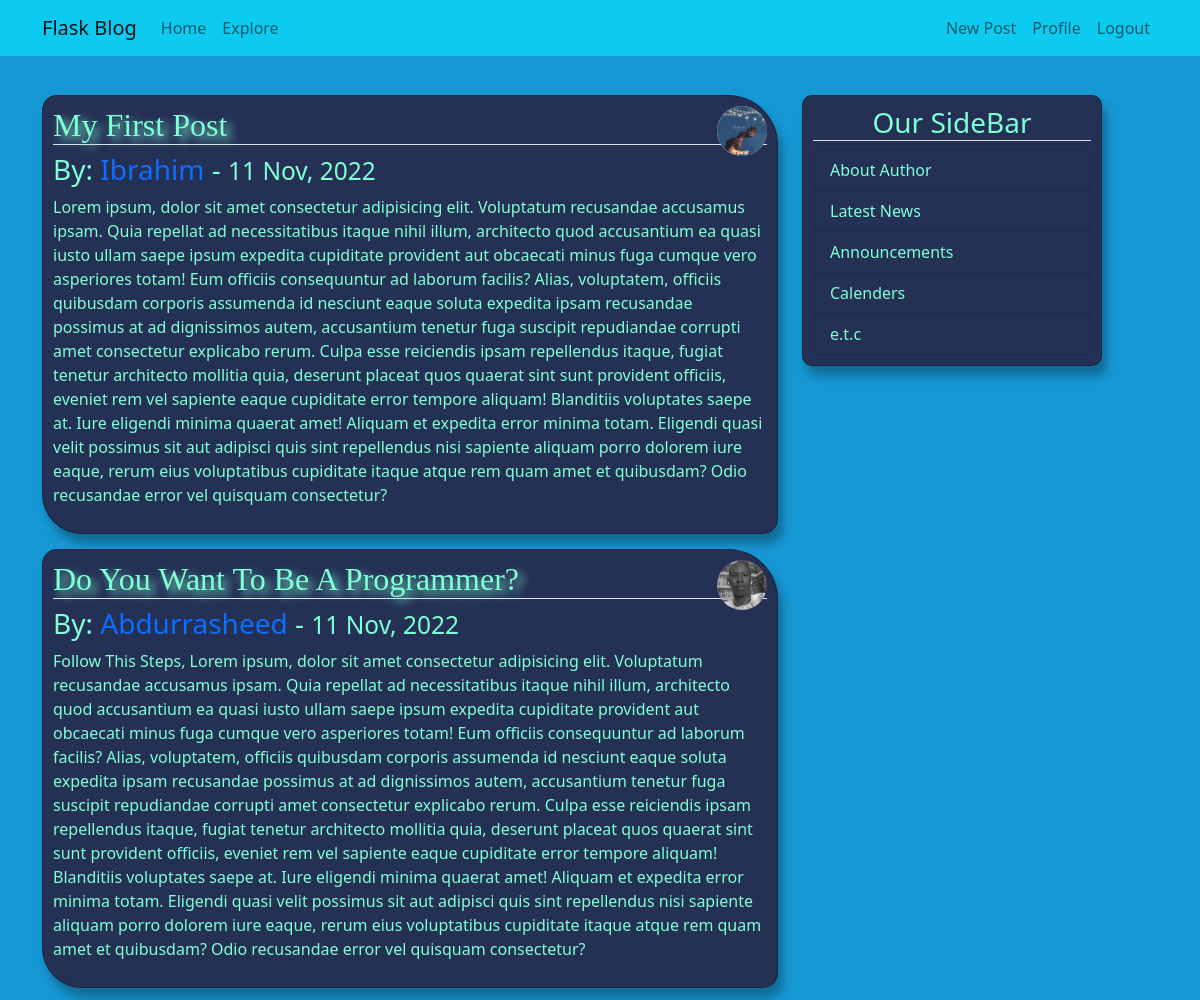
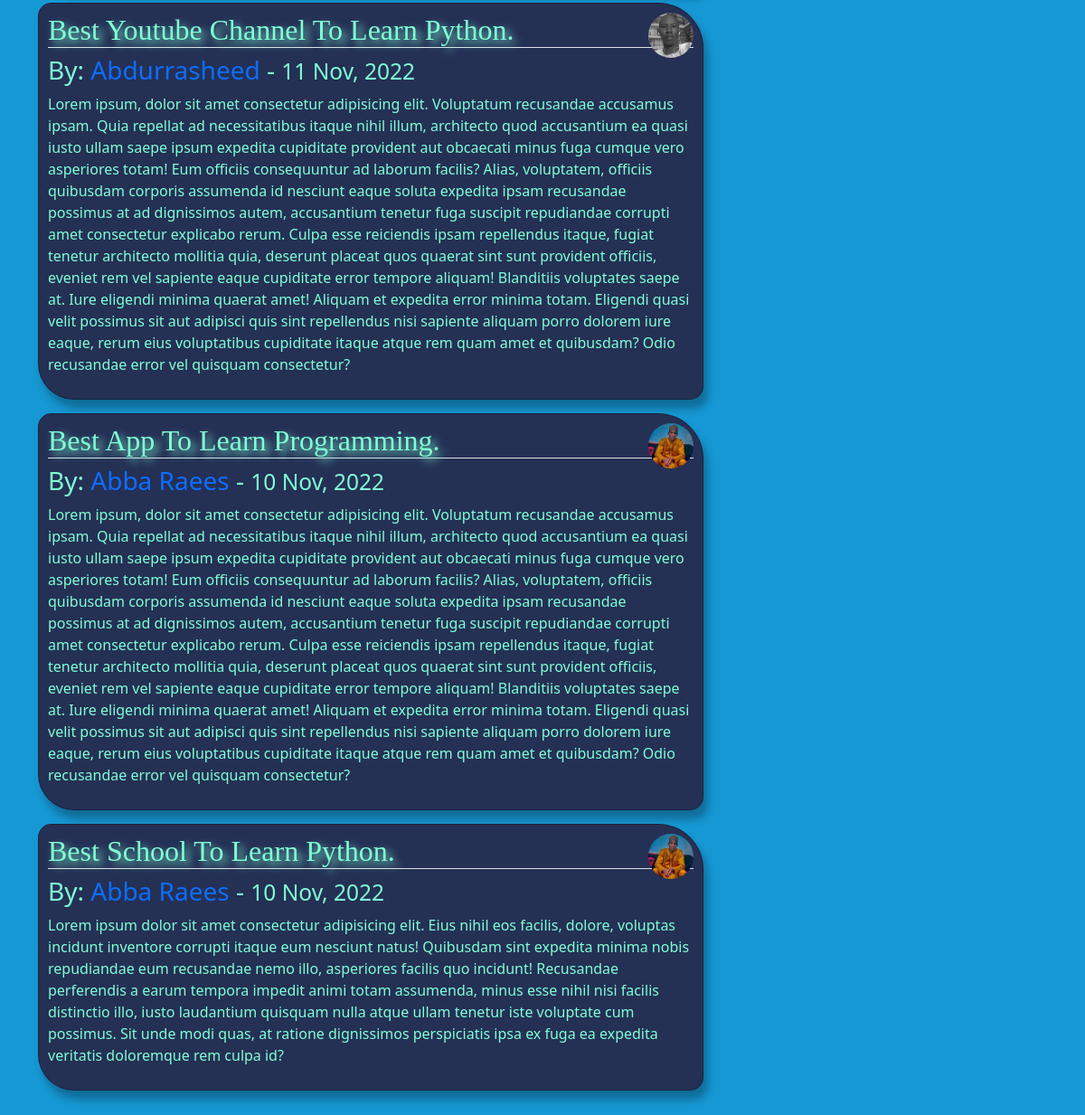
The page /explore (signed in) on the database its author committed (2 pictures, top to bottom).
### app/models.py (models this page shows, shortened)
class Post(db.Model):
    id = db.Column(db.Integer, primary_key=True)
    title = db.Column(db.String(20), nullable=False)
    content = db.Column(db.String, nullable=False)
    date_posted = db.Column(db.DateTime, index=True, default=datetime.utcnow)
    user_id = db.Column(db.Integer, db.ForeignKey('user.id'))

class User(db.Model, UserMixin):
    id = db.Column(db.Integer, primary_key=True)
    username = db.Column(db.String(20), unique=True, nullable=False)
    email = db.Column(db.String(120), unique=True, nullable=False)
    password_hash = db.Column(db.String(20), nullable=False)
    image_file = db.Column(db.String, default='vector.jpg')
    about = db.Column(db.String, nullable=True)
    last_seen = db.Column(db.DateTime, default=datetime.utcnow)
    posts = db.relationship('Post', backref='author', lazy='dynamic')
    followed = db.relationship('User',
        secondary = followers,
        primaryjoin = (followers.c.follower_id == id),
        secondaryjoin = (followers.c.followed_id == id),
        backref = db.backref('followers', lazy='dynamic'),
        lazy = 'dynamic'
    )

### app/blog.py (the view)
@bp.route('/explore')
@login_required
def explore():
    posts = Post.query.order_by(Post.date_posted.desc()).all()
    return render_template('blog/explore.html', title='Explore', posts=posts)

### app/auth.py (called while the page is built)
@login_manager.user_loader
def load_user(id):
    user = User.query.get_or_404(int(id))
    return user

### app/blog.py (called while the page is built)
@bp.before_request
def before_request():
    if current_user.is_authenticated:
        current_user.last_seen = datetime.utcnow()
        db.session.commit()

### app/templates/blog/explore.html
{% extends 'layout.html' %}
{% block content %}
    <div class="mb-5">
        {% for post in posts %}
           <div class="content-section2">
                <img src="{{ url_for('static', filename='profile_pics/'+post.author.image_file) }}" class="rounded-circle" style="width: 50px; height: 50px; float: right;">
                <h2 class="border-bottom title" style="text-shadow: 5px 5px 10px;">{{ post.title.title() }}</h2>
                <h3>By: <a class="link" href="{{ url_for('blog.profile', id=post.author.id) }}">{{ post.author.username.title() }}</a> - <small>{{ post.date_posted.strftime("%d %b, %Y") }}</small></h3>
                <p>{{ post.content }}</p>
           </div>
        {% endfor %}
    </div>
{% endblock %}

### app/static/main.css (style rules this page uses)
body { margin-top: 5em; background-color: rgb(22, 152, 212); }
.content-section2 { border: 1px solid rgba(0, 0, 0, 0.288); padding: 10px; box-shadow: 5px 10px 10px rgba(0, 0, 0, 0.288); margin-top: 15px; background-color:rgb(37, 48, 85); border-radius: 15px 50px 15px 40px; color: aquamarine; }
.title { font-family: 'Times New Roman', Times, serif; }
.link { text-decoration: none; }

### rows shown on the page
Post: image_file (picture), title "My First Post", author.username "Ibrahim", date_posted "11 Nov, 2022", content "Lorem ipsum, dolor sit amet consectetur adipisicing elit. Voluptatum recusandae accusamus ipsam. Quia repellat ad necessitatibus itaque nihil illum, architecto quod accusantium ea quasi iusto ullam saepe ipsum expedita cupiditate provident aut obcaecati minus fuga cumque vero asperiores totam! Eum officiis consequuntur ad laborum facilis? Alias, voluptatem, officiis quibusdam corporis assumenda id nesciunt eaque soluta expedita ipsam recusandae possimus at ad dignissimos autem, accusantium tenetur fuga suscipit repudiandae corrupti amet consectetur explicabo rerum. Culpa esse reiciendis ipsam repellendus itaque, fugiat tenetur architecto mollitia quia, deserunt placeat quos quaerat sint…"
Post: image_file (picture), title "Do You Want To Be A Programmer?", author.username "Abdurrasheed", date_posted "11 Nov, 2022", content "Follow This Steps, Lorem ipsum, dolor sit amet consectetur adipisicing elit. Voluptatum recusandae accusamus ipsam. Quia repellat ad necessitatibus itaque nihil illum, architecto quod accusantium ea quasi iusto ullam saepe ipsum expedita cupiditate provident aut obcaecati minus fuga cumque vero asperiores totam! Eum officiis consequuntur ad laborum facilis? Alias, voluptatem, officiis quibusdam corporis assumenda id nesciunt eaque soluta expedita ipsam recusandae possimus at ad dignissimos autem, accusantium tenetur fuga suscipit repudiandae corrupti amet consectetur explicabo rerum. Culpa esse reiciendis ipsam repellendus itaque, fugiat tenetur architecto mollitia quia, deserunt placeat…"
Post: image_file (picture), title "Best Youtube Channel To Learn Python.", author.username "Abdurrasheed", date_posted "11 Nov, 2022", content "Lorem ipsum, dolor sit amet consectetur adipisicing elit. Voluptatum recusandae accusamus ipsam. Quia repellat ad necessitatibus itaque nihil illum, architecto quod accusantium ea quasi iusto ullam saepe ipsum expedita cupiditate provident aut obcaecati minus fuga cumque vero asperiores totam! Eum officiis consequuntur ad laborum facilis? Alias, voluptatem, officiis quibusdam corporis assumenda id nesciunt eaque soluta expedita ipsam recusandae possimus at ad dignissimos autem, accusantium tenetur fuga suscipit repudiandae corrupti amet consectetur explicabo rerum. Culpa esse reiciendis ipsam repellendus itaque, fugiat tenetur architecto mollitia quia, deserunt placeat quos quaerat sint…"
Post: image_file (picture), title "Best App To Learn Programming.", author.username "Abba Raees", date_posted "10 Nov, 2022", content "Lorem ipsum, dolor sit amet consectetur adipisicing elit. Voluptatum recusandae accusamus ipsam. Quia repellat ad necessitatibus itaque nihil illum, architecto quod accusantium ea quasi iusto ullam saepe ipsum expedita cupiditate provident aut obcaecati minus fuga cumque vero asperiores totam! Eum officiis consequuntur ad laborum facilis? Alias, voluptatem, officiis quibusdam corporis assumenda id nesciunt eaque soluta expedita ipsam recusandae possimus at ad dignissimos autem, accusantium tenetur fuga suscipit repudiandae corrupti amet consectetur explicabo rerum. Culpa esse reiciendis ipsam repellendus itaque, fugiat tenetur architecto mollitia quia, deserunt placeat quos quaerat sint…"
Post: image_file (picture), title "Best School To Learn Python.", author.username "Abba Raees", date_posted "10 Nov, 2022", content "Lorem ipsum dolor sit amet consectetur adipisicing elit. Eius nihil eos facilis, dolore, voluptas incidunt inventore corrupti itaque eum nesciunt natus! Quibusdam sint expedita minima nobis repudiandae eum recusandae nemo illo, asperiores facilis quo incidunt! Recusandae perferendis a earum tempora impedit animi totam assumenda, minus esse nihil nisi facilis distinctio illo, iusto laudantium quisquam nulla atque ullam tenetur iste voluptate cum possimus. Sit unde modi quas, at ratione dignissimos perspiciatis ipsa ex fuga ea expedita veritatis doloremque rem culpa id?"
